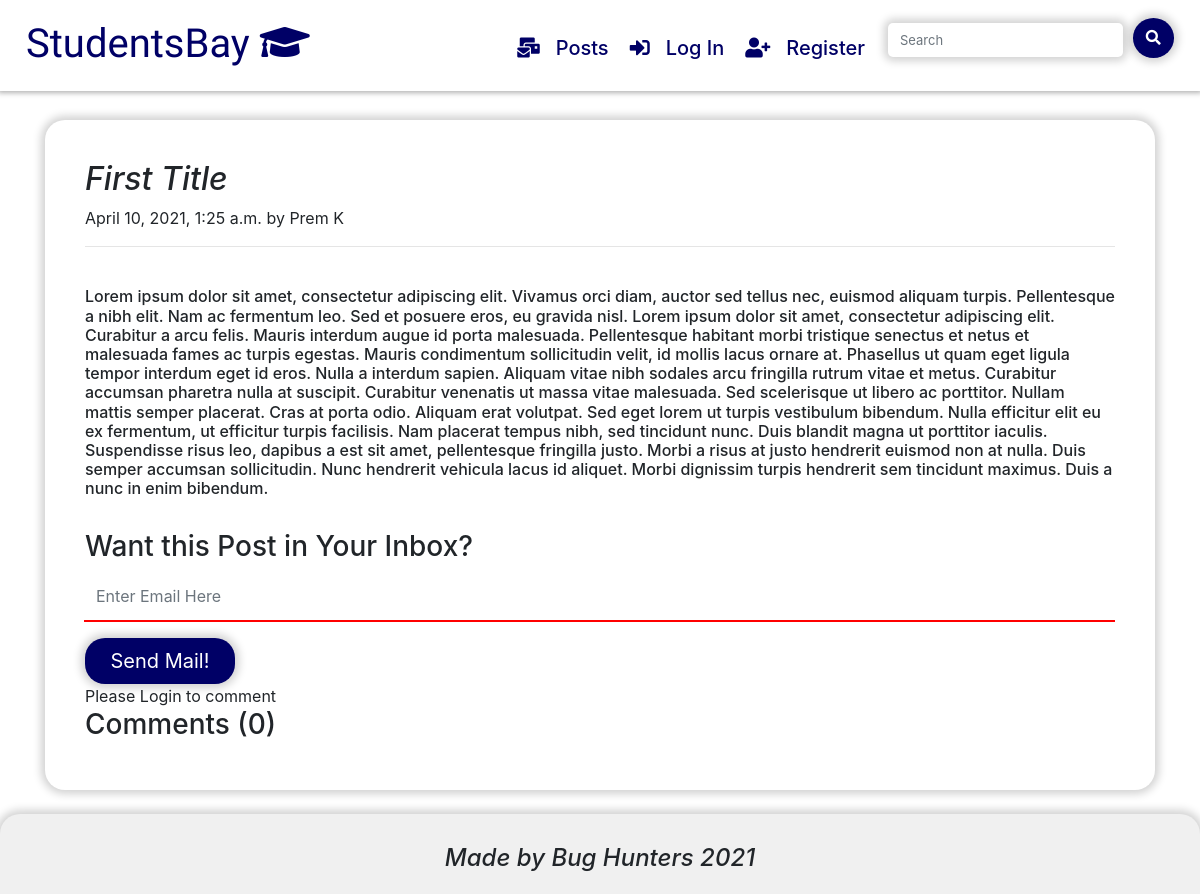
/posts/first, run on an earlier commit of the app's database.
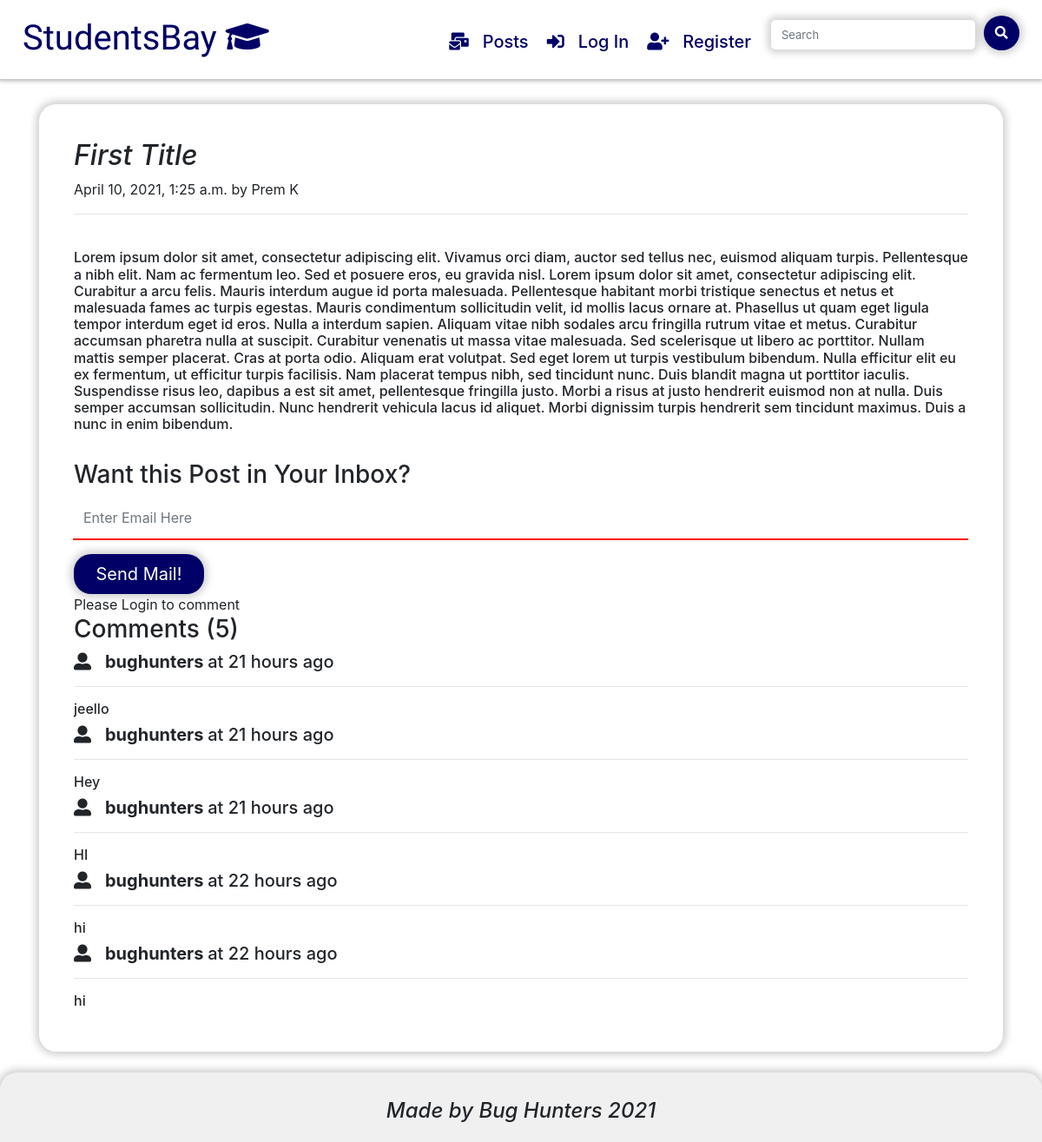
And on a later commit of the database.
### posts/models.py (models this page shows, shortened)
class Post(models.Model):
    sno = models.AutoField(primary_key=True)
    title = models.CharField(max_length=255)
    content = models.TextField()
    publisher = models.CharField(max_length=255)
    slug = models.CharField(max_length=255)
    popular = models.CharField(max_length=255)
    timeStamp = models.DateTimeField(auto_now_add=True,blank=True)

class PostComment(models.Model):
    sno = models.AutoField(primary_key=True)
    comment = models.TextField()
    user = models.ForeignKey(User, on_delete=models.CASCADE)
    post = models.ForeignKey(Post, on_delete=models.CASCADE)
    parent = models.ForeignKey('self',on_delete=models.CASCADE,null=True)
    timeStamp = models.DateTimeField(default=now)

### posts/views.py (the view)
# urls.py: path('<str:slug>',views.post,name='post'),
def post(request, slug):
    post = Post.objects.filter(slug=slug).first()
    global postcontent
    global posttitle
    postcontent = post.content
    posttitle = post.title
    post.save()
    comments = PostComment.objects.filter(post=post).order_by('-sno')
    context = {
        'post' : post,
        'comments' : comments,
        'user' : request.user,
    }
    return render(request,'posts/post.html',context)

### templates/posts/post.html (shortened to what this page needs)
{% extends 'base.html' %}
{% block body %}
{% load humanize %}
<br>
<br>
        <div class="container">
            <div class="row">
                <div class="col-md-12">
                    <div class="card post_card">
                        <div class="card-body">
                            <h2 class="blog-post-title"><i>{{post.title}}</i></h2>
                            <p class="blog-post-meta">{{post.timeStamp}} by <a>{{post.publisher}}</a></p>
                            <hr>
                            <br>
                            <h6>{{post.content | safe}}</h6>
                            <br>
                            <h3>Want this Post in Your Inbox?</h3>
                            <form action='/posts/emailme' method='post'>
    <div class="input-group mb-3">
        <input type="text" class="form-control  comment_box" name="uemail" placeholder="Enter Email Here">
    </div>
    <button type="submit" class="comment_submit btn-lg" >Send Mail!</button>
</form>
                            {% if user.is_authenticated %}
                            <h3>Comment Your Queries!!!</h3>
                            <form action="/posts/postComment" method="post">
                                {% csrf_token %}
                                <div class="form-group">
                                    <input type="text" class="form-control comment_box" name="comment" placeholder="Comment something">
                                </div>
                                <input type="hidden" name="postSno" value="{{post.sno}}">
                                <button type="submit" class="comment_submit btn-lg">Submit</button>
                            </form>
{% else %}
Please Login to comment
{% endif %}
<div class="row">
    <div class="col-md-12">
        <h3>Comments ({{comments.count}})</h3>
    </div>
</div>
{% for comment in comments %}
    <div class="row">
        <div class="col-md-12">
            <h5><i class="fas fa-user-alt"></i> &nbsp; <b> {{comment.user.username}} </b> at {{comment.timeStamp | naturaltime}} </h5>
            <hr>
            <h6>{{comment.comment}}</h6>
        </div>
    </div>
{% endfor %}
</div>
</div>
</div>
</div>
</div>
<br>
{% endblock body %}

### templates/base.html (shortened to what this page needs)
{% load static %}
<!DOCTYPE html>
<html lang="en">
  <head>
        <link rel="stylesheet" href="https://maxcdn.bootstrapcdn.com/bootstrap/4.5.2/css/bootstrap.min.css">
        <link rel="stylesheet" href="https://cdnjs.cloudflare.com/ajax/libs/font-awesome/5.15.3/css/all.min.css">
        <link rel="stylesheet"href="https://cdnjs.cloudflare.com/ajax/libs/animate.css/4.1.1/animate.min.css"/>
  </head>
  <body>
        <nav class="navbar navbar-expand-md fixed-top" id="navs">
            <a class="navbar-brand" href="/"  style="color: #000066; margin-left: 10px; margin-top: 5px;">
                <h1 style="font-family: Cookie;">StudentsBay <i class="fas fa-graduation-cap"></i></h1>
            </a>
            <div class="collapse navbar-collapse" id="collapsibleNavbar">
                <ul class="navbar-nav ml-auto">
                    <li class="nav-item {% block postsactive %}{% endblock postsactive %}">
                        <a class="nav-link" href="/posts"><h5><i class="fas fa-mail-bulk"></i> &nbsp; Posts</h5></a>
                    </li>
                    <br>
                     {% if user.is_authenticated %}
                    <li class="nav-item">
                        <a class="nav-link" ><h5><i class="fas fa-user-alt"></i> &nbsp; Hello, {{request.user}}</h5></a>
                    </li>
                    <br>
                    <li class="nav-item">
                        <a class="nav-link" href="/logout"><h5><i class="fas fa-sign-in-alt"></i> &nbsp; Log Out</h5></a>
                    </li>
                    <br>
                    {% else %}
                    <li class="nav-item">
                        <a class="nav-link" href="/login"><h5><i class="fas fa-sign-in-alt"></i> &nbsp; Log In</h5></a>
                    </li>
                    <br>
                    <li class="nav-item">
                        <a class="nav-link" href="/register"><h5><i class="fas fa-user-plus"></i> &nbsp; Register</h5></a>
                    </li>
                    {% endif %}
                    <br>
                    <form method="get" action="/search" class="d-flex">
                        <input class="form-control search" type="search" placeholder="Search" name="query" id="query">
                        <button class="search_btn" type="submit"><i class="fas fa-search"></i></button>
                    </form>
                </ul>
            </div>
        </nav>
        <br><br><br>
    {% block body %} {% endblock body %}
    <footer>
    <h4><i>Made by Bug Hunters 2021</i></h4>
    </footer>
  </body>
</html>

### templates/base.html (style rules this page uses)
#navs { background-color: #fff; box-shadow: 0px 0px 5px 2px rgba(0,0,0,0.3); }
.navbar-nav { padding: 10px; }
.nav-item { margin-top: 8px; }
.nav-link { color: #000066 !important; margin-right: 5px; padding: 5px; }
.search { border: none; border-radius: 5px; box-shadow: 0px 0px 8px 4px rgba(0, 0, 0, 0.18); margin-left: 10px; }
.search_btn { background-color: #000066; height: 40px; width: 50px; text-align: center; font-size: 20px; color: #fff; margin-left: 10px; border: none; border-radius: 50%; box-shadow: 0px 0px 8px 4px rgba(0, 0, 0, 0.18); }
.post_card { border: none; padding: 20px; border-radius: 20px; box-shadow: 0px 0px 8px 4px rgba(0, 0, 0, 0.18); }
.comment_box { border: none; height: 50px; border-radius: 0px; border-bottom: 2px solid #ff0000; }
.comment_submit { background-color: #000066; color: #fff; border: none; border-radius: 20px; box-shadow: 0px 0px 8px 4px rgba(0, 0, 0, 0.18); width: 150px; }
footer { background-color: #f0f0f0; height: 80px; padding: 30px; text-align: center; border-top-left-radius: 20px; border-top-right-radius: 20px; box-shadow: 0px 0px 8px 4px rgba(0, 0, 0, 0.18); position: absolute; width: 100%; }
@media screen and (min-width: 768px) { .nav-item { margin-top: 13px; } }
@media screen and (min-width: 768px) { .search { font-size: 11px; } }
@media screen and (min-width: 768px) { .search_btn { font-size: 10px; height: 30px; width: 35px; } }
@media screen and (min-width: 992px) { .nav-item { margin-top: 13px; } }
@media screen and (min-width: 992px) { .search { margin-top: 5px; font-size: 13px; } }
@media screen and (min-width: 992px) { .search_btn { font-size: 15px; height: 40px; width: 50px; } }
@media screen and (min-width: 1200px) { .nav-item { margin-top: 13px; } }
@media screen and (min-width: 1200px) { .search { margin-top: 5px; font-size: 13px; } }
@media screen and (min-width: 1200px) { .search_btn { font-size: 15px; height: 40px; width: 50px; } }

### templates/posts/post.html (style rules this page uses)
.comment_box { border: none; height: 50px; border-radius: 0px; border-bottom: 2px solid #ff0000; }
.comment_submit { background-color: #000066; color: #fff; border: none; border-radius: 20px; box-shadow: 0px 0px 8px 4px rgba(0, 0, 0, 0.18); width: 150px; }

What changed in the data, as far as the page shows it:
added PostComment: user.username "bughunters", timeStamp "21 hours ago", comment "jeello"
added PostComment: user.username "bughunters", timeStamp "21 hours ago", comment "Hey"
added PostComment: user.username "bughunters", timeStamp "21 hours ago", comment "HI"
added PostComment: user.username "bughunters", timeStamp "22 hours ago", comment "hi"
added PostComment: user.username "bughunters", timeStamp "22 hours ago", comment "hi"
Also different on the page:
{{ comments.count }}: "0" → "5"
